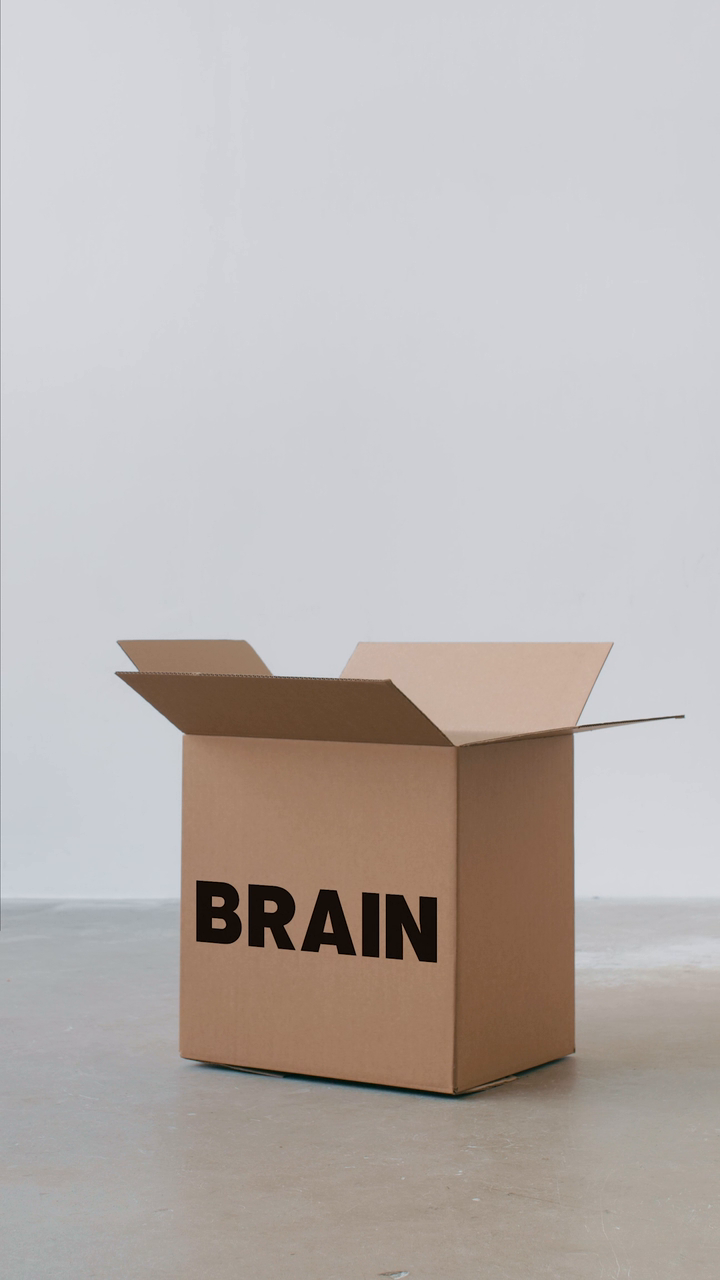
#> input picture frame 17 of resources/box.mp4, 720 x 1280 px
$ python contoursDetection.py
#> lines starting #> are read from the running program, lines starting #| are printed output that depends on the picture; after the words box and inside, x2 and y2 are one past the last pixel; in counts of white or black regions, pixels touching at a corner belong together
### utilities.py
import cv2
import numpy as np
def stackImages(imgArray, scale, labels=[]):
    rows = len(imgArray)
    cols = len(imgArray[0])

    sizeW = imgArray[0][0].shape[1]
    sizeH = imgArray[0][0].shape[0]

    if isinstance(imgArray[0], list):
        for x in range(rows):
            for y in range(cols):
                imgArray[x][y] = cv2.resize(imgArray[x][y], (0, 0), None, scale, scale)
                if len(imgArray[x][y].shape) == 2:
                    imgArray[x][y] = cv2.cvtColor(imgArray[x][y], cv2.COLOR_GRAY2BGR)

        hor = [np.hstack(imgArray[x]) for x in range(rows)]
        ver = np.vstack(hor)

    else:
        for x in range(rows):
            imgArray[x] = cv2.resize(imgArray[x], (0, 0), None, scale, scale)
            if len(imgArray[x].shape) == 2:
                imgArray[x] = cv2.cvtColor(imgArray[x], cv2.COLOR_GRAY2BGR)

        ver = np.hstack(imgArray)

    return ver

### contoursDetection.py
from operator import truediv

import cv2
import numpy as np
from utilities import stackImages
path ="./resources/box.mp4"
cap = cv2.VideoCapture(path)
def nothing(x):
    pass
cv2.namedWindow("Parameters")
cv2.resizeWindow("Parameters",(800,600))
cv2.createTrackbar("Threshold1","Parameters",23,255,nothing)
cv2.createTrackbar("Threshold2","Parameters",25,255,nothing)
def getContours(img,imgContour):
    contours, hierachy = cv2.findContours(img, cv2.RETR_EXTERNAL, cv2.CHAIN_APPROX_NONE)

    for cnt in contours:
        area = cv2.contourArea(cnt)
        if area > 2000:
            cv2.drawContours(imgContour, cnt, -1, (0, 255, 0), 3)
            peri = cv2.arcLength(cnt, True)
            approx = cv2.approxPolyDP(cnt, 0.02*peri,True)
            print(len(approx))
            x,y,w,h = cv2.boundingRect(cnt)
            cv2.rectangle(imgContour,(x,y),(x+w,y+h),(0,255,0),3)
while True:
    success, img = cap.read()
#> img is the input picture: shape (1280, 720, 3); mean B, G, R 177.1, 179.4, 185.8
    if not success:
        cap.set(cv2.CAP_PROP_POS_FRAMES, 0)
        continue
    imgContour = img.copy()
    imgblur = cv2.GaussianBlur(img,(7,7),1)
    imgGraY = cv2.cvtColor(imgblur,cv2.COLOR_BGR2GRAY)
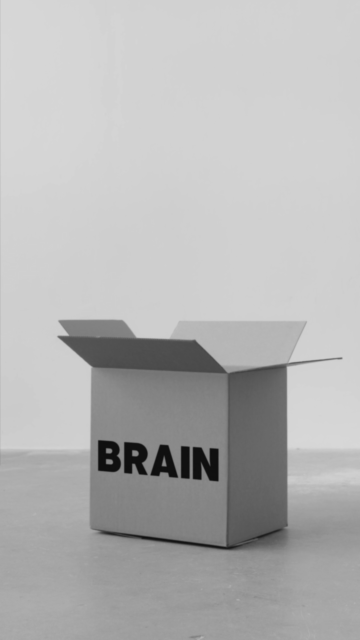
#> imgGraY: shape (1280, 720) (shown at 1/2 size); min 13, max 216, mean 180.9
    threshold1 = cv2.getTrackbarPos("Threshold1","Parameters")
    threshold2 = cv2.getTrackbarPos("Threshold2","Parameters")
    imgCanny = cv2.Canny(imgGraY,threshold1,threshold2)
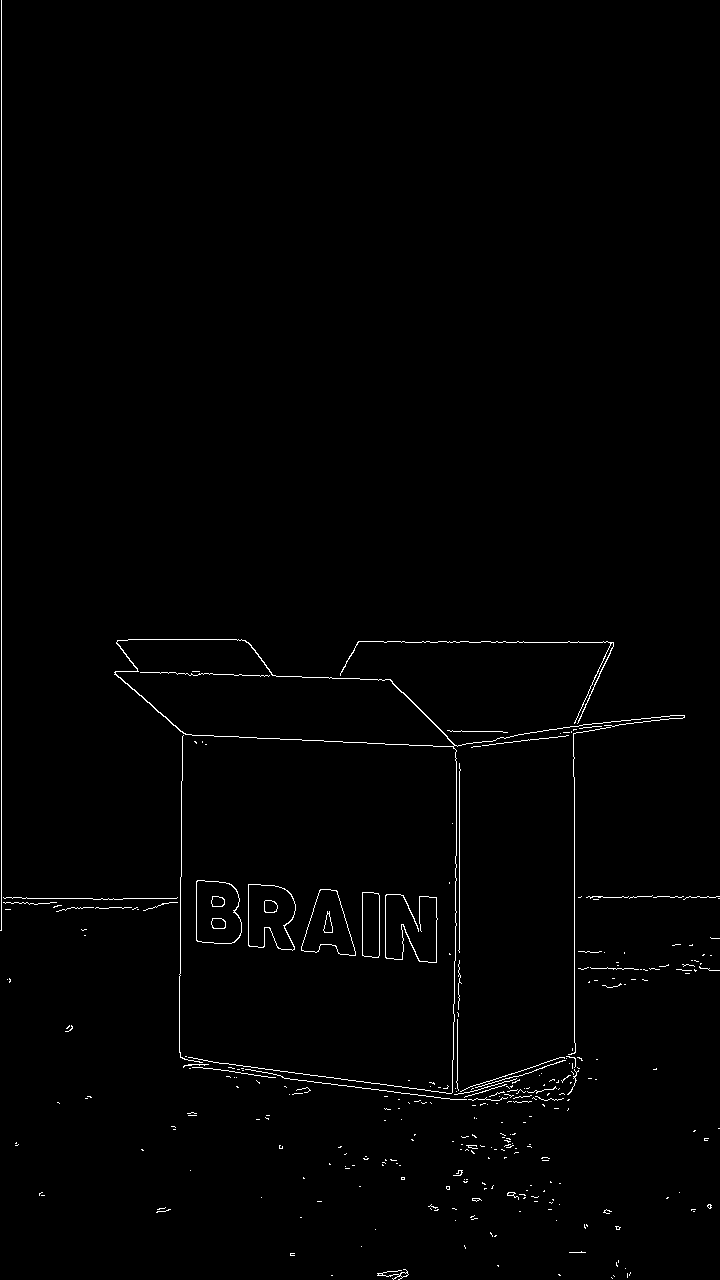
#> imgCanny: shape (1280, 720); 0.97% white in thin lines or dots
    kernel = np.ones((5,5),np.uint8)
    imgDil = cv2.dilate(imgCanny,kernel,iterations = 1)
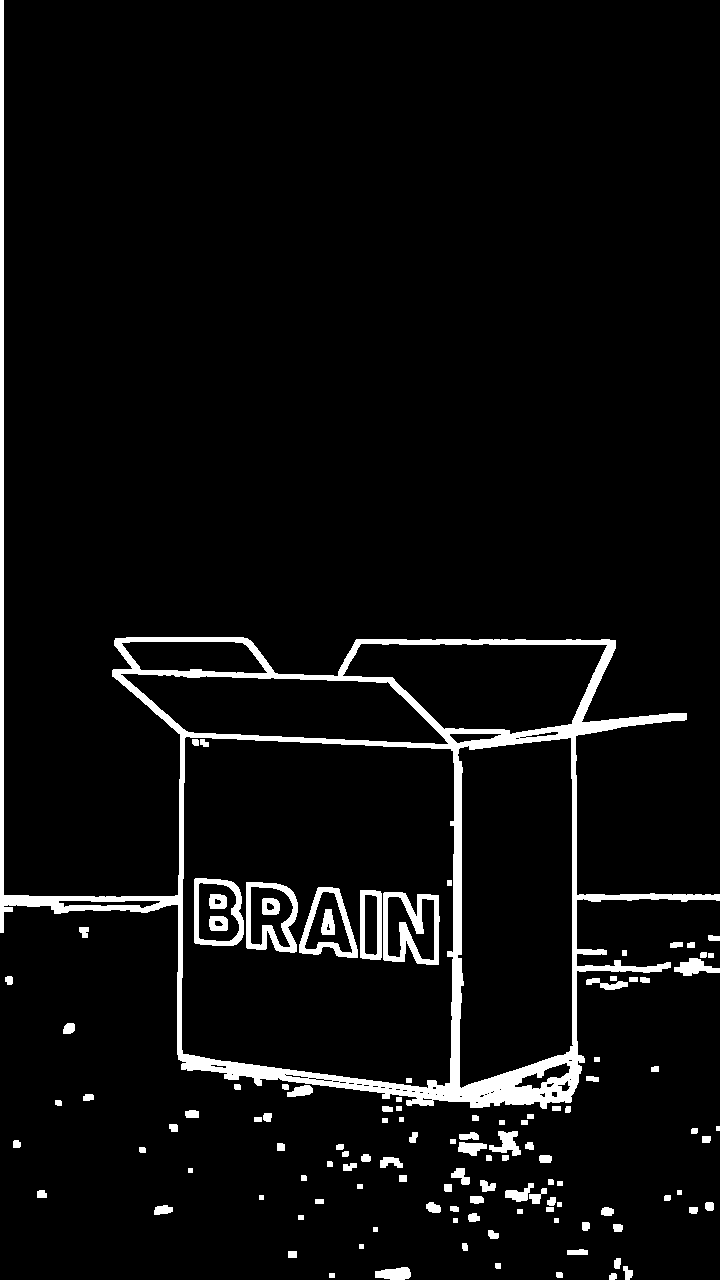
#> imgDil: shape (1280, 720); 5.1% white; 118 white regions
    getContours(imgDil,imgContour)
#> in getContours, `contours, hierachy = cv2.findContours(img, cv2.RETR_EXTERNAL, cv2.CHAI..`: contours = 105 contours, 10 with area under 20; largest, box (x1, y1, x2, y2) and area: (0, 0, 720, 1109) 190126, (674, 958, 720, 976) 396, (489, 1131, 521, 1156) 363, (375, 1267, 411, 1280) 322, (458, 1142, 487, 1156) 232
#> the loop in getContours, `for cnt in contours:` made 105 passes
#> (area, peri, x, y, w, h) on pass 105: (190126, 5113.3, 0, 0, 720, 1109)
#> (printed output is left out)
#> after the loop in getContours, `for cnt in contours:`:
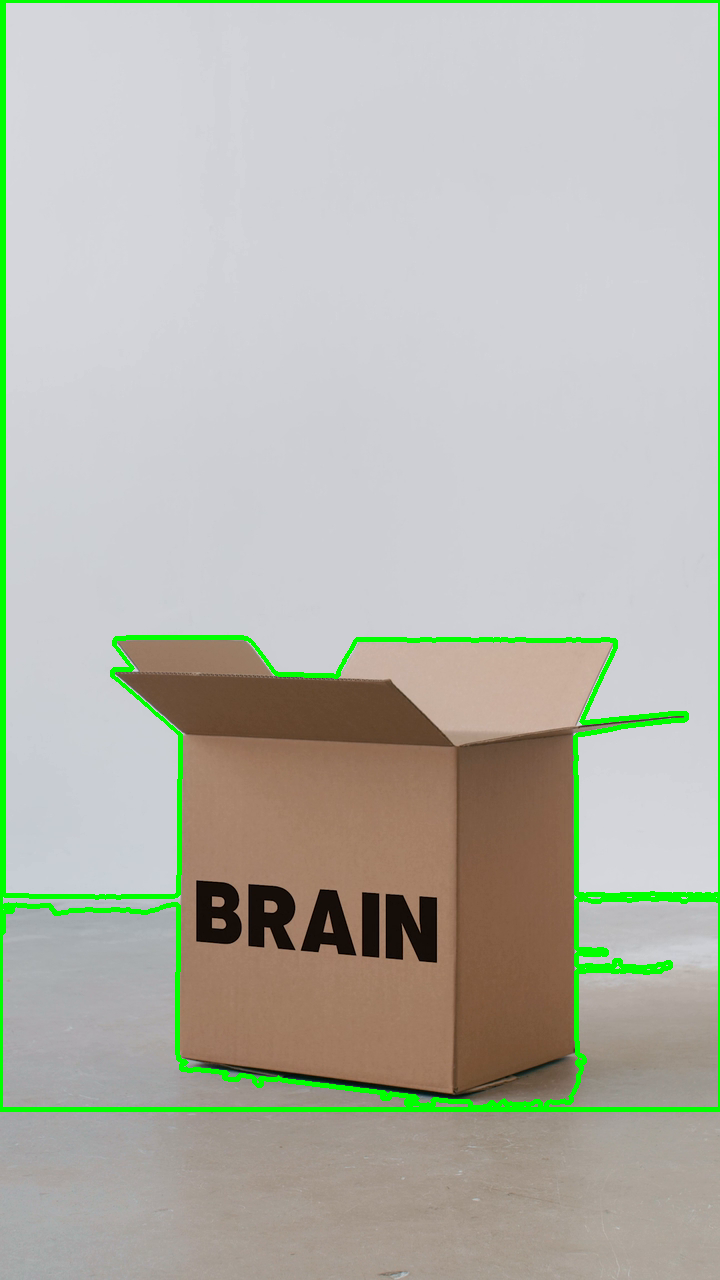
#> imgContour: shape (1280, 720, 3); 3.14% of pixels changed, all inside (x1, y1, x2, y2) = (0, 0, 720, 1112)
    imgDil = cv2.cvtColor(imgDil, cv2.COLOR_GRAY2BGR)
#> imgDil: shape (1280, 720, 3); 5.1% white; 118 white regions, largest, box (x1, y1, x2, y2) and area: (0, 0, 720, 1109) 31634, (383, 892, 440, 965) 1878, (246, 882, 298, 953) 1408
    imgStack = stackImages([imgContour, imgCanny, imgGraY, imgblur,imgDil,imgDil], 0.5)
#> in stackImages, `rows = len(imgArray)`: rows = 6
#> in stackImages, `cols = len(imgArray[0])`: cols = 1280
#> after the loop in stackImages, `for x in range(rows):`: imgArray = 6 items
#> in stackImages, `ver = np.hstack(imgArray)`:
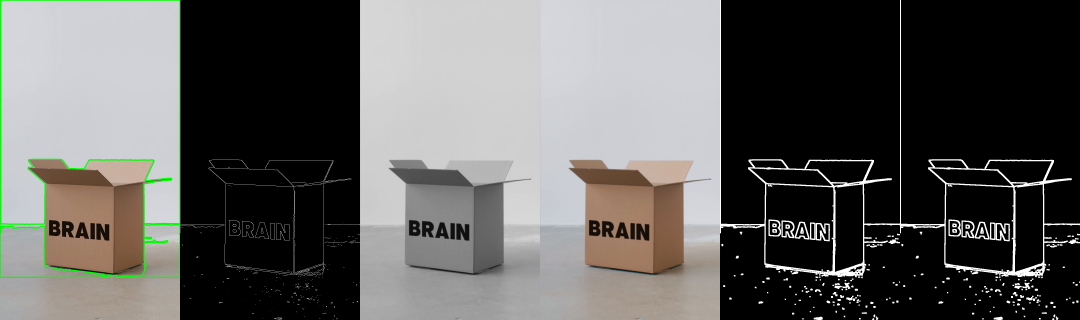
#> ver: shape (640, 2160, 3) (shown at 1/2 size); mean of channels 0, 1, 2 93, 95.1, 95.9; drawn as B, G, R
    cv2.imshow("Result",imgStack)
    if cv2.waitKey(40) & 0xFF == ord('q'):
#> (key q is pressed here)
        break
cap.release()
cv2.destroyAllWindows()

$ run again, starting later in the video
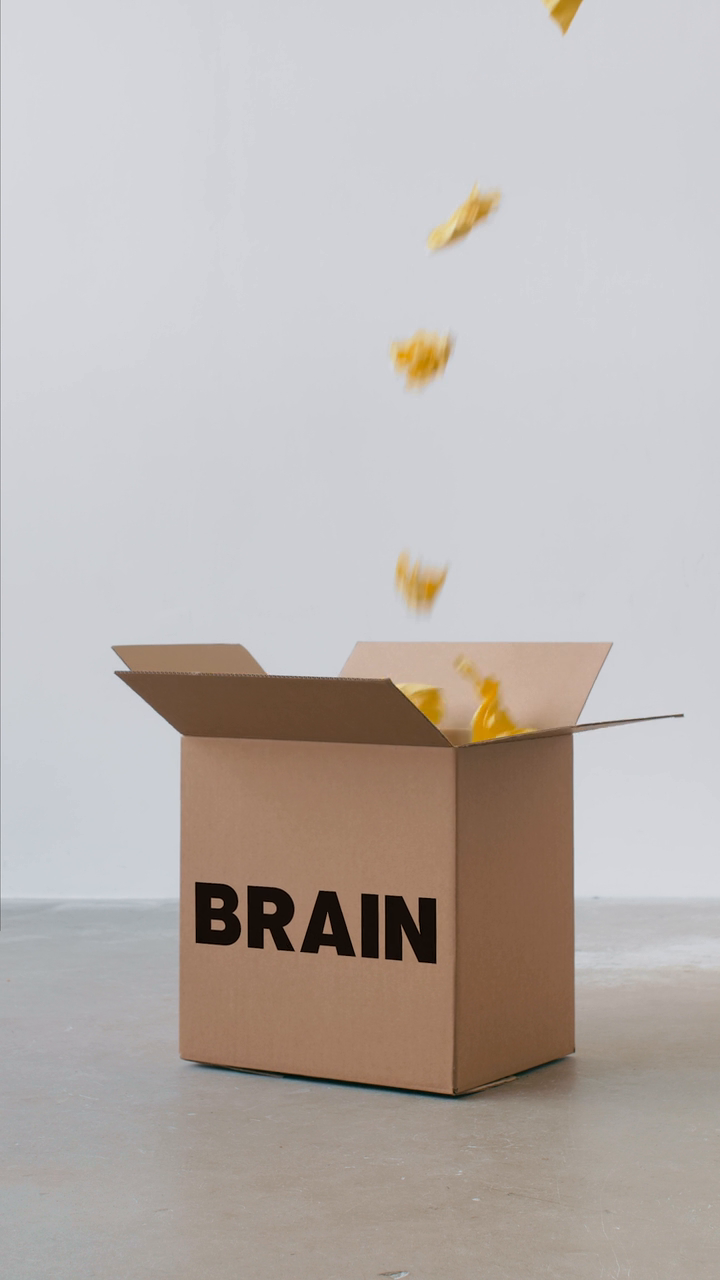
#> input picture frame 78 of resources/box.mp4, 720 x 1280 px
#> img is the input picture: shape (1280, 720, 3); mean B, G, R 175.7, 178.9, 185.9
#> imgCanny: shape (1280, 720); 1.2% white in thin lines or dots
#> contours = 124 contours, 14 with area under 20; largest, box (x1, y1, x2, y2) and area: (0, 0, 720, 1109) 189480, (389, 326, 459, 395) 2720, (392, 548, 451, 622) 2283, (427, 181, 505, 256) 2181, (542, 0, 585, 39) 668
#> the loop in getContours, `for cnt in contours:` made 124 passes
#> (area, peri, x, y, w, h) on passes 117, 119, 122, 124: (2283, 355.7, 392, 548, 59, 74), (2720, 366.8, 389, 326, 70, 69), (2181, 292.5, 427, 181, 78, 75), (189479.5, 5295.5, 0, 0, 720, 1109)
#> (printed output is left out)
#> after the loop in getContours, `for cnt in contours:`:
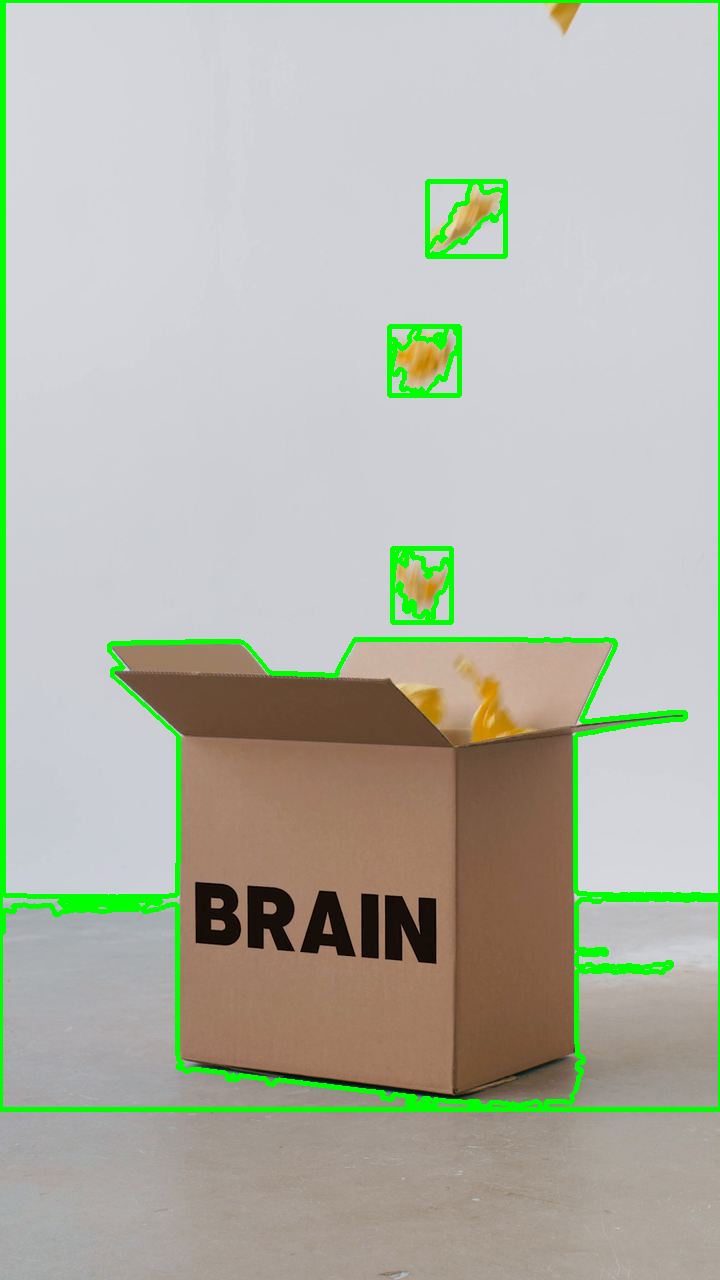
#> imgContour: shape (1280, 720, 3); 4.06% of pixels changed, all inside (x1, y1, x2, y2) = (0, 0, 720, 1112)
#> rows = 6
#> cols = 1280
#> after the loop in stackImages, `for x in range(rows):`: imgArray = 6 items
#> in stackImages, `ver = np.hstack(imgArray)`:
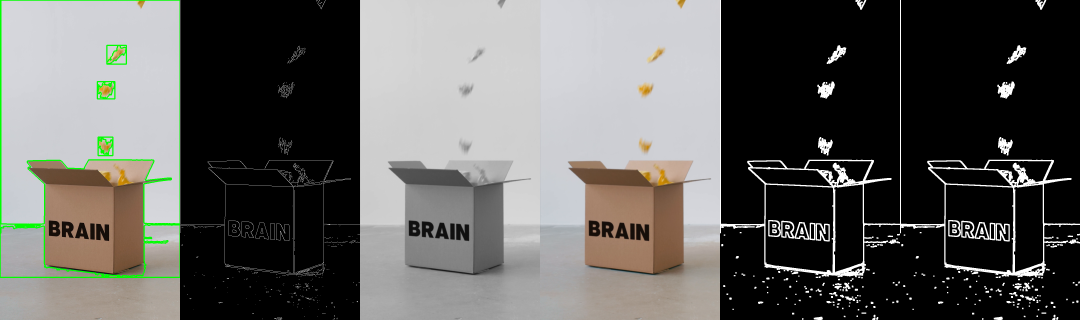
#> ver: shape (640, 2160, 3) (shown at 1/2 size); mean of channels 0, 1, 2 93.3, 96.1, 96.7; drawn as B, G, R

$ run again, starting later in the video
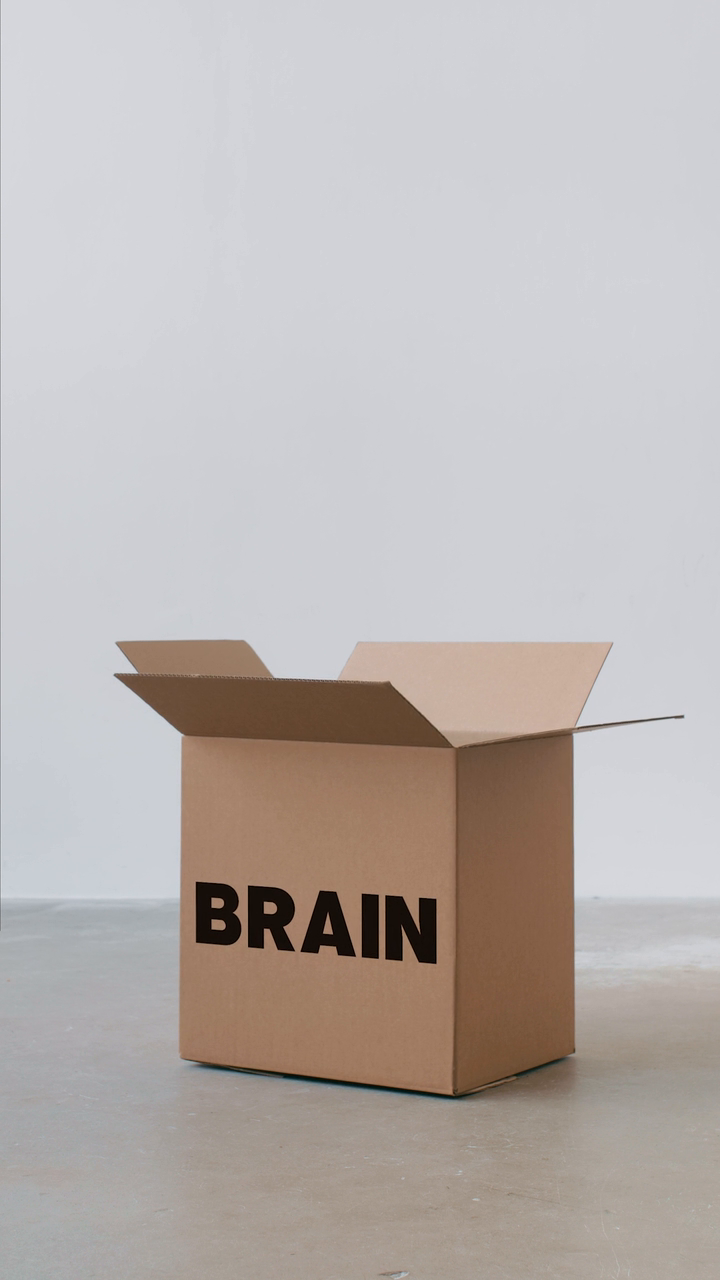
#> input picture frame 140 of resources/box.mp4, 720 x 1280 px
#> img is the input picture: shape (1280, 720, 3); mean B, G, R 177.3, 179.5, 186.1
#> imgCanny: shape (1280, 720); 0.96% white in thin lines or dots
#> contours = 98 contours, 11 with area under 20; largest, box (x1, y1, x2, y2) and area: (0, 0, 720, 1113) 189698, (503, 1186, 547, 1205) 398, (672, 959, 720, 976) 380, (492, 1130, 521, 1156) 360, (376, 1267, 413, 1280) 334
#> the loop in getContours, `for cnt in contours:` made 98 passes
#> (area, peri, x, y, w, h) on pass 98: (189697.5, 5293.2, 0, 0, 720, 1113)
#> (printed output is left out)
#> after the loop in getContours, `for cnt in contours:`:
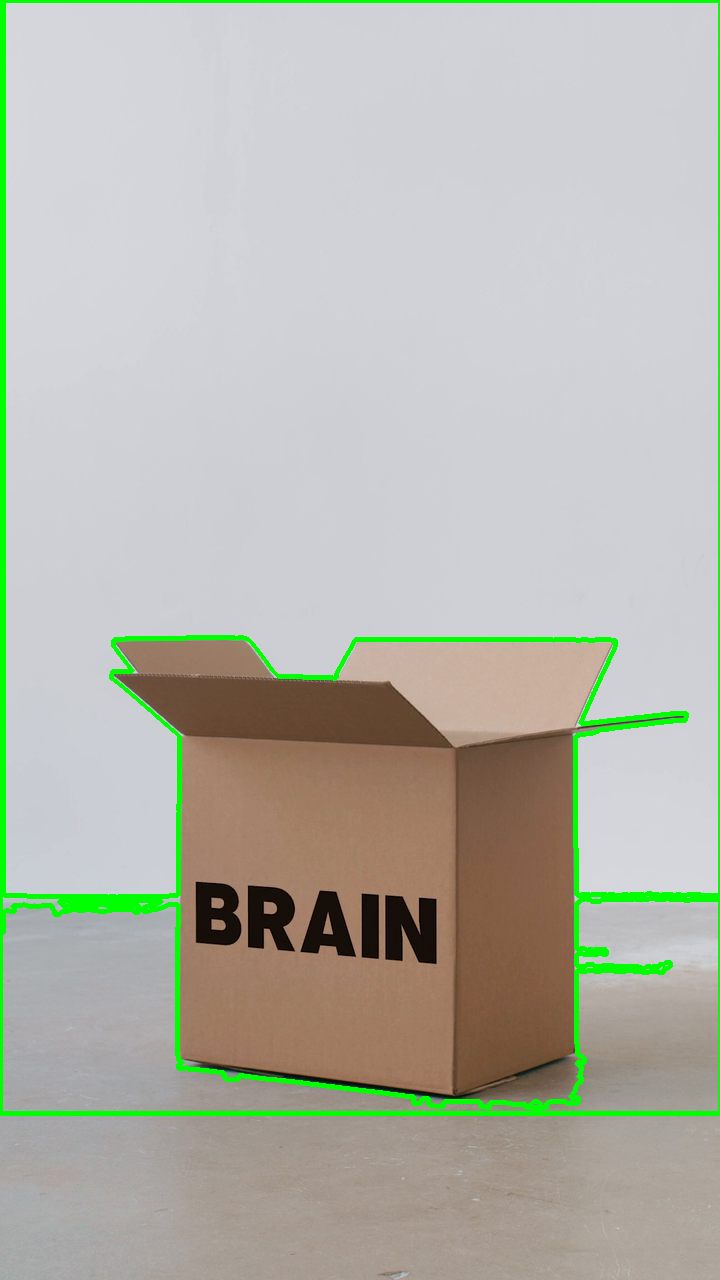
#> imgContour: shape (1280, 720, 3); 3.23% of pixels changed, all inside (x1, y1, x2, y2) = (0, 0, 720, 1116)
#> rows = 6
#> cols = 1280
#> after the loop in stackImages, `for x in range(rows):`: imgArray = 6 items
#> in stackImages, `ver = np.hstack(imgArray)`:
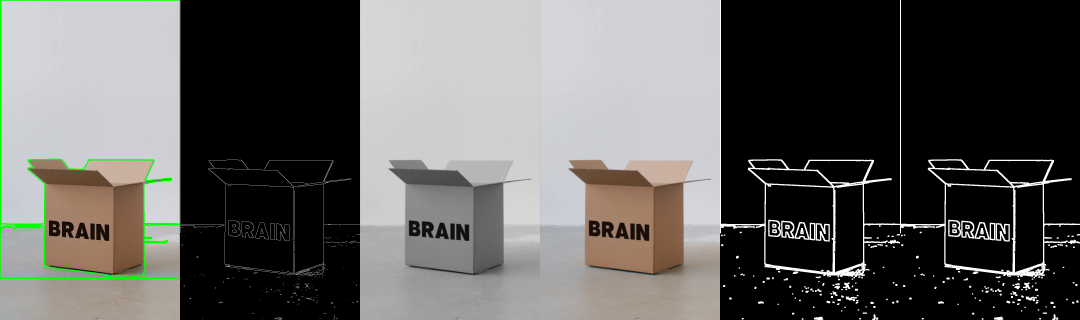
#> ver: shape (640, 2160, 3) (shown at 1/2 size); mean of channels 0, 1, 2 93, 95.1, 95.9; drawn as B, G, R
